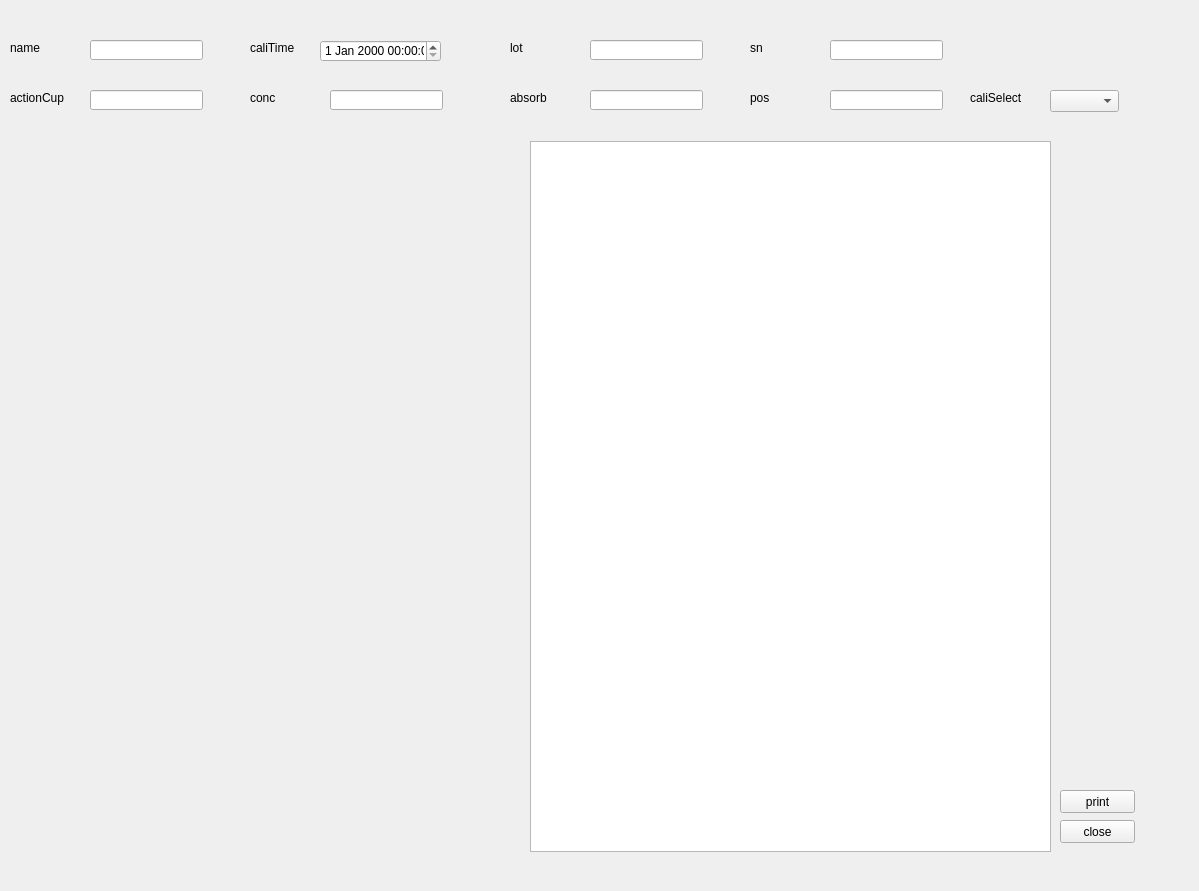
<?xml version="1.0" encoding="UTF-8"?>
<ui version="4.0">
 <class>CurveReactionProcess</class>
 <widget class="QWidget" name="CurveReactionProcess">
  <property name="geometry">
   <rect>
    <x>0</x>
    <y>0</y>
    <width>1199</width>
    <height>891</height>
   </rect>
  </property>
  <property name="windowTitle">
   <string>CurveReactionProcess</string>
  </property>
  <widget class="QLabel" name="name">
   <property name="geometry">
    <rect>
     <x>10</x>
     <y>40</y>
     <width>61</width>
     <height>16</height>
    </rect>
   </property>
   <property name="text">
    <string>name</string>
   </property>
  </widget>
  <widget class="QLineEdit" name="nameEdit">
   <property name="geometry">
    <rect>
     <x>90</x>
     <y>40</y>
     <width>113</width>
     <height>20</height>
    </rect>
   </property>
  </widget>
  <widget class="QLabel" name="label_2">
   <property name="geometry">
    <rect>
     <x>250</x>
     <y>40</y>
     <width>61</width>
     <height>16</height>
    </rect>
   </property>
   <property name="text">
    <string>caliTime</string>
   </property>
  </widget>
  <widget class="QLineEdit" name="snEdit">
   <property name="geometry">
    <rect>
     <x>830</x>
     <y>40</y>
     <width>113</width>
     <height>20</height>
    </rect>
   </property>
  </widget>
  <widget class="QLineEdit" name="lotEdit">
   <property name="geometry">
    <rect>
     <x>590</x>
     <y>40</y>
     <width>113</width>
     <height>20</height>
    </rect>
   </property>
  </widget>
  <widget class="QLabel" name="label_3">
   <property name="geometry">
    <rect>
     <x>510</x>
     <y>40</y>
     <width>61</width>
     <height>16</height>
    </rect>
   </property>
   <property name="text">
    <string>lot</string>
   </property>
  </widget>
  <widget class="QLabel" name="label_4">
   <property name="geometry">
    <rect>
     <x>750</x>
     <y>40</y>
     <width>61</width>
     <height>16</height>
    </rect>
   </property>
   <property name="text">
    <string>sn</string>
   </property>
  </widget>
  <widget class="QLineEdit" name="absorbEdit">
   <property name="geometry">
    <rect>
     <x>590</x>
     <y>90</y>
     <width>113</width>
     <height>20</height>
    </rect>
   </property>
  </widget>
  <widget class="QLineEdit" name="concEdit">
   <property name="geometry">
    <rect>
     <x>330</x>
     <y>90</y>
     <width>113</width>
     <height>20</height>
    </rect>
   </property>
  </widget>
  <widget class="QLabel" name="label_5">
   <property name="geometry">
    <rect>
     <x>510</x>
     <y>90</y>
     <width>61</width>
     <height>16</height>
    </rect>
   </property>
   <property name="text">
    <string>absorb</string>
   </property>
  </widget>
  <widget class="QLineEdit" name="postionEdit">
   <property name="geometry">
    <rect>
     <x>830</x>
     <y>90</y>
     <width>113</width>
     <height>20</height>
    </rect>
   </property>
  </widget>
  <widget class="QLabel" name="label_6">
   <property name="geometry">
    <rect>
     <x>750</x>
     <y>90</y>
     <width>61</width>
     <height>16</height>
    </rect>
   </property>
   <property name="text">
    <string>pos</string>
   </property>
  </widget>
  <widget class="QLineEdit" name="cupEdit">
   <property name="geometry">
    <rect>
     <x>90</x>
     <y>90</y>
     <width>113</width>
     <height>20</height>
    </rect>
   </property>
  </widget>
  <widget class="QLabel" name="label_7">
   <property name="geometry">
    <rect>
     <x>10</x>
     <y>90</y>
     <width>61</width>
     <height>16</height>
    </rect>
   </property>
   <property name="text">
    <string>actionCup</string>
   </property>
  </widget>
  <widget class="QLabel" name="label_8">
   <property name="geometry">
    <rect>
     <x>250</x>
     <y>90</y>
     <width>61</width>
     <height>16</height>
    </rect>
   </property>
   <property name="text">
    <string>conc</string>
   </property>
  </widget>
  <widget class="QLabel" name="label_9">
   <property name="geometry">
    <rect>
     <x>970</x>
     <y>90</y>
     <width>61</width>
     <height>16</height>
    </rect>
   </property>
   <property name="text">
    <string>caliSelect</string>
   </property>
  </widget>
  <widget class="QTableWidget" name="tableWidget">
   <property name="geometry">
    <rect>
     <x>530</x>
     <y>141</y>
     <width>521</width>
     <height>711</height>
    </rect>
   </property>
  </widget>
  <widget class="CScatterPlotClass" name="ReactionCurve" native="true">
   <property name="geometry">
    <rect>
     <x>70</x>
     <y>140</y>
     <width>401</width>
     <height>711</height>
    </rect>
   </property>
  </widget>
  <widget class="QPushButton" name="PrintBtn">
   <property name="geometry">
    <rect>
     <x>1060</x>
     <y>790</y>
     <width>75</width>
     <height>23</height>
    </rect>
   </property>
   <property name="text">
    <string>print</string>
   </property>
  </widget>
  <widget class="QPushButton" name="closeBtn">
   <property name="geometry">
    <rect>
     <x>1060</x>
     <y>820</y>
     <width>75</width>
     <height>23</height>
    </rect>
   </property>
   <property name="text">
    <string>close</string>
   </property>
  </widget>
  <widget class="QComboBox" name="comboBox">
   <property name="geometry">
    <rect>
     <x>1050</x>
     <y>90</y>
     <width>69</width>
     <height>22</height>
    </rect>
   </property>
  </widget>
  <widget class="QDateTimeEdit" name="dateTimeEdit">
   <property name="geometry">
    <rect>
     <x>320</x>
     <y>40</y>
     <width>121</width>
     <height>22</height>
    </rect>
   </property>
  </widget>
 </widget>
 <layoutdefault spacing="6" margin="11"/>
 <customwidgets>
  <customwidget>
   <class>CScatterPlotClass</class>
   <extends>QWidget</extends>
   <header>src/leonis/curveDraw/ScatterPlotClass.h</header>
   <container>1</container>
  </customwidget>
 </customwidgets>
 <resources/>
 <connections/>
</ui>
